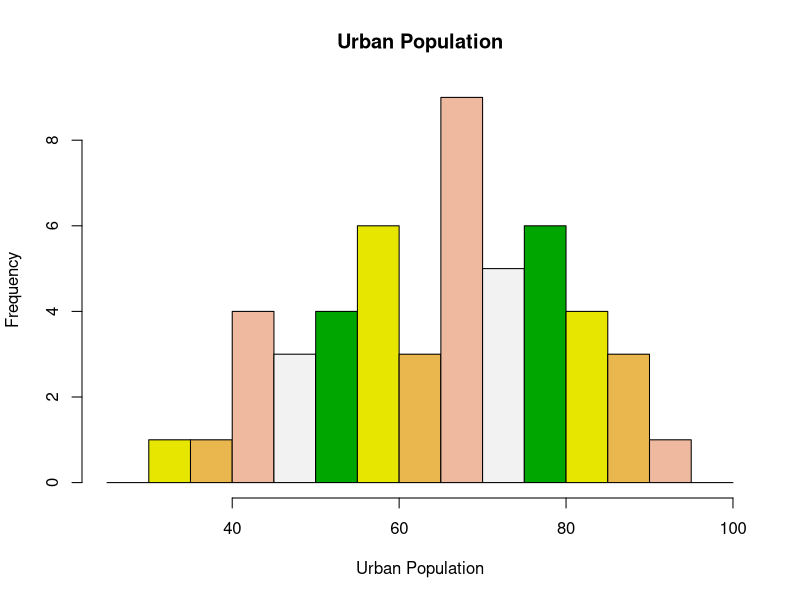
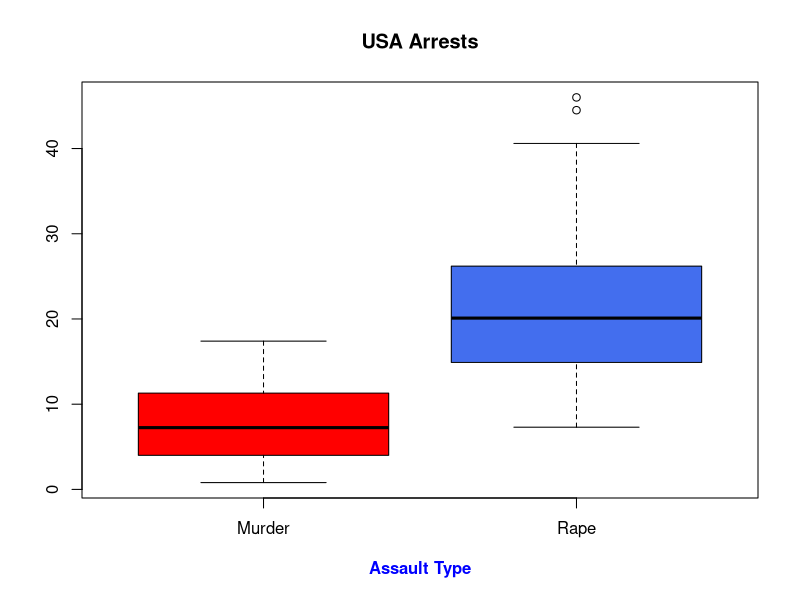
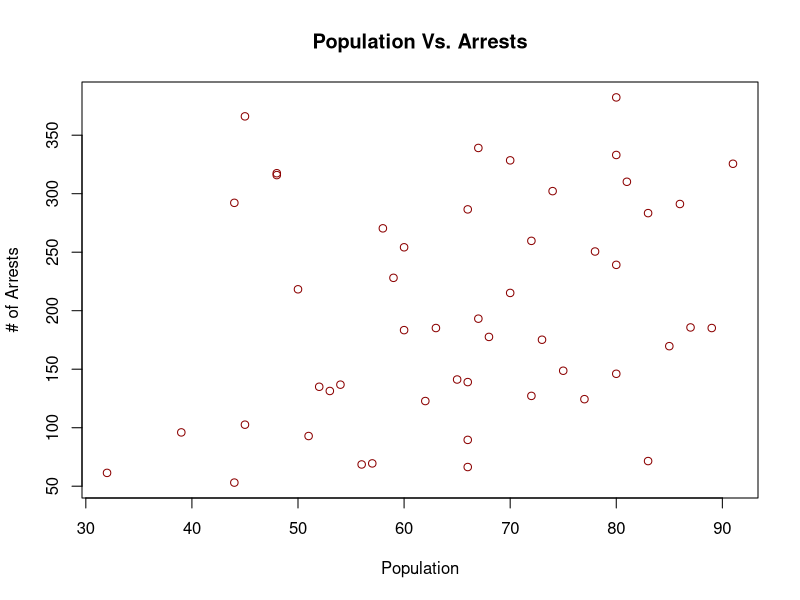

Write the R code that produced these figures, in order.
## ---- chunk 1
data("USArrests")
head(USArrests)
## ---- chunk 2
#hist(USArrests$UrbanPop)
UrbanPopInfo <-hist(USArrests$UrbanPop, main="Urban Population",col=terrain.colors(5), 
                    xlab="Urban Population", breaks=seq(25,100, by=5))
## ---- chunk 3
# use colors() to get different colors
boxplot(USArrests$Murder,USArrests$Rape, names=c("Murder","Rape"),col=c("red", "royalblue2"),main="USA Arrests")
# x-axis label
# side: which side(1=bottom, 2=left, 3=top, 4=right)
# line: which margin line, starts at 0
mtext("Assault Type", side=1, line=3, font=2, col="blue")
## ---- chunk 4
plot((USArrests$Rape+USArrests$Murder+USArrests$Assault) ~ USArrests$UrbanPop, col="dark red", main="Population Vs. Arrests",
     ylab="# of Arrests", xlab="Population")

